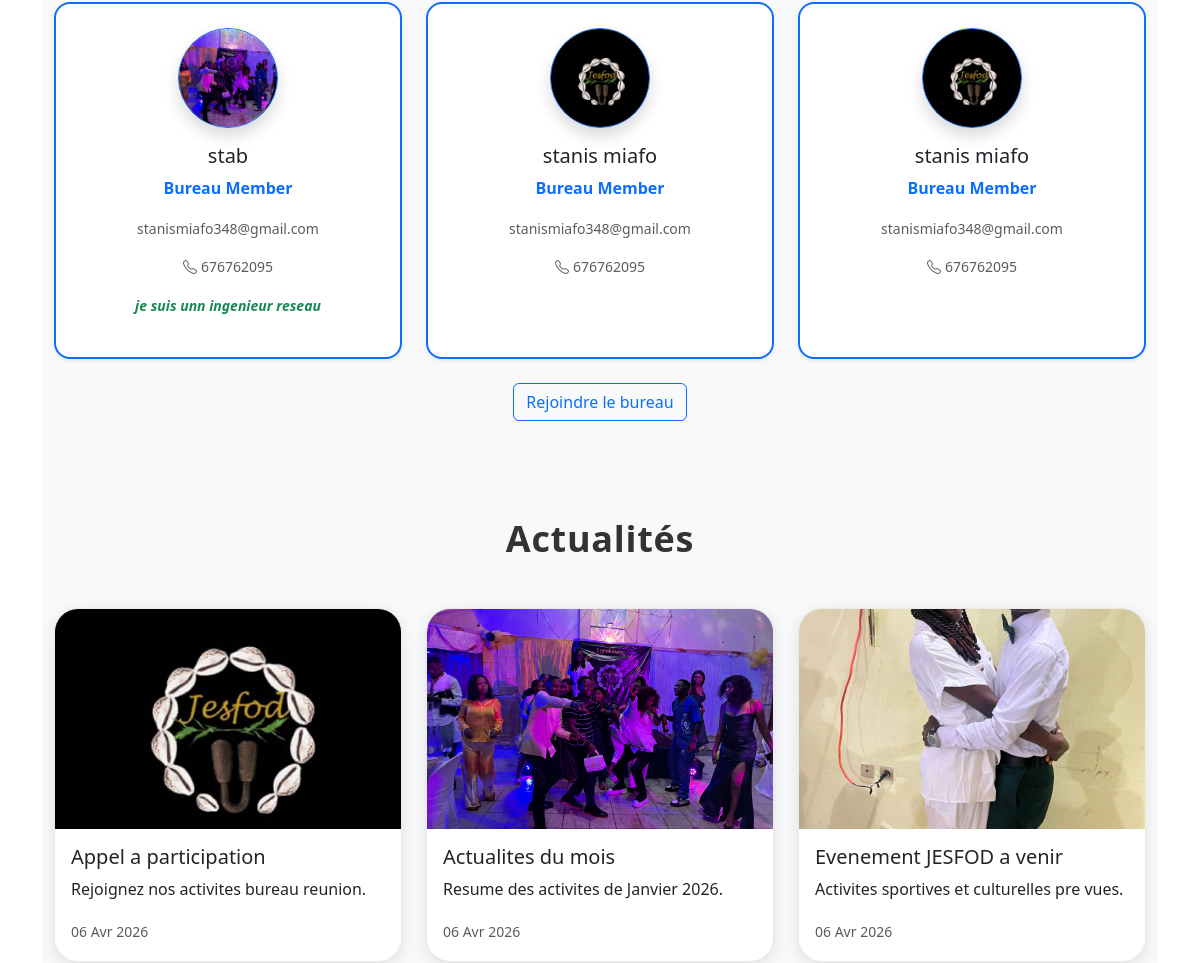
Before: / (middle part) with the older database file.
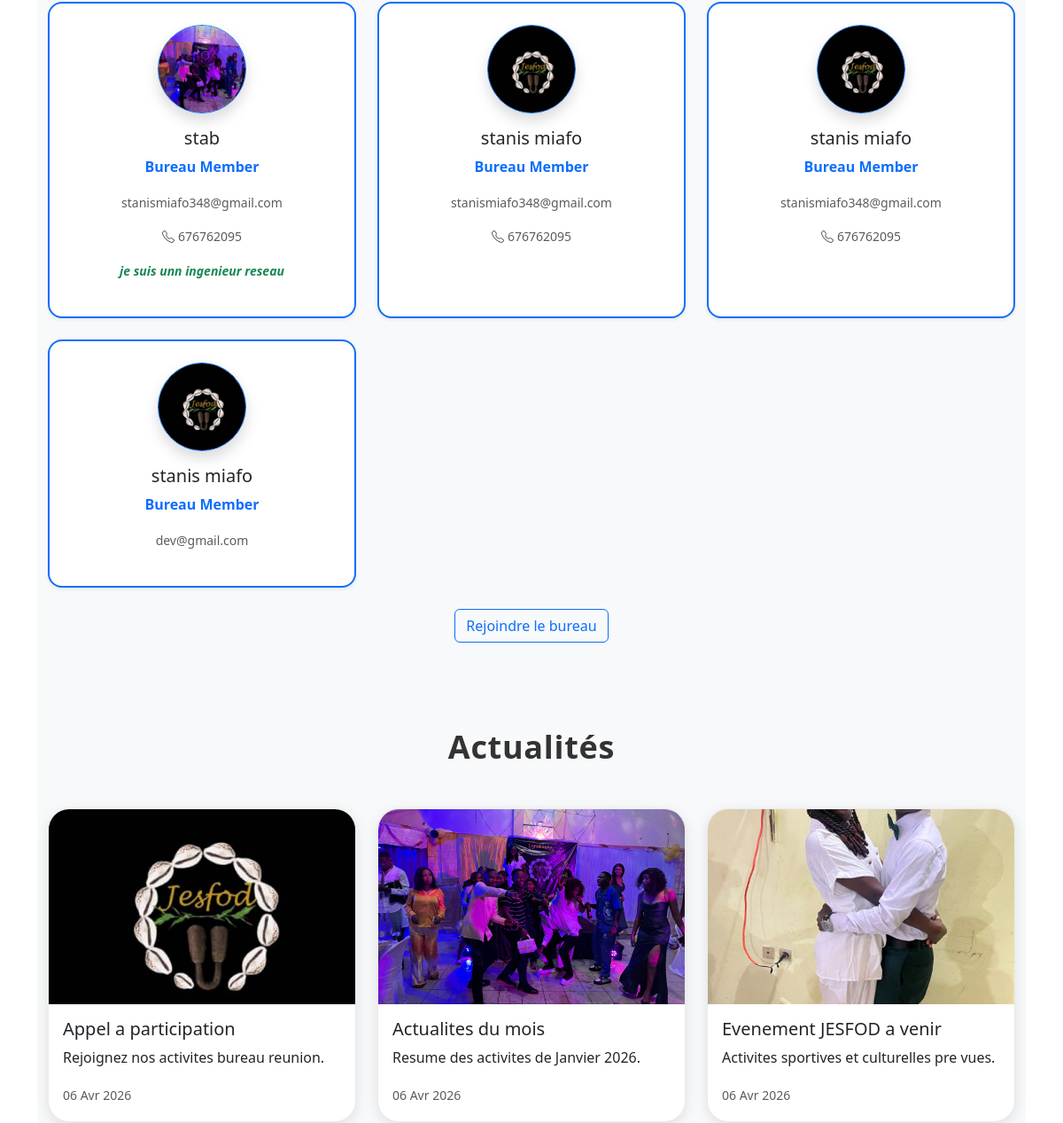
After: the same page with the newer database file.
### menber_JESFOD/models.py (models this page shows, shortened)
class Member(models.Model):
    ROLE_CHOICES = [
        ('bureau', 'Bureau Member'),
        ('reunion', 'Reunion Member'),
    ]
    SCHOOL_LEVEL_CHOICES = [
        ('primaire', 'Primaire'),
        ('college', 'Collège'),
        ('lycee', 'Lycée'),
        ('universite', 'Université'),
        ('master', 'Master'),
        ('doctorat', 'Doctorat'),
    ]
    user = models.OneToOneField(User, on_delete=models.CASCADE)
    name = models.CharField(max_length=100)
    email = models.EmailField()
    phone = models.CharField(max_length=20)
    address = models.TextField(blank=True)
    profile_photo = models.ImageField(upload_to='profiles/', blank=True, null=True)
    school_level = models.CharField(max_length=20, choices=SCHOOL_LEVEL_CHOICES, blank=True)
    role = models.CharField(max_length=10, choices=ROLE_CHOICES, default='reunion')
    is_certified = models.BooleanField(default=False)
    certification_date = models.DateTimeField(null=True, blank=True)
    activities = models.TextField(blank=True, help_text="Activités et responsabilités du membre")

class News(models.Model):
    title = models.CharField(max_length=200)
    content = models.TextField()
    image = models.ImageField(upload_to="news/", blank=True)
    created_by = models.ForeignKey(User, on_delete=models.CASCADE, related_name='member_news')
    created_date = models.DateTimeField(auto_now_add=True)
    is_published = models.BooleanField(default=True)
    class Meta:
        ordering = ['-created_date']

### menber_JESFOD/views_fixed.py (the view)
# urls.py: path('', home, name='home'),
def home(request):
    login_result = _handle_login(request)
    if login_result:
        return login_result
    member = None
    if request.user.is_authenticated:
        member, _ = Member.objects.get_or_create(user=request.user)
    bureau_members = Member.objects.filter(role='bureau')[:6]
    news = News.objects.filter(is_published=True)[:5]
    galleries = Gallery.objects.filter(is_published=True)[:5]
    return render(request, 'home.html', {
        'member': member,
        'bureau_members': bureau_members,
        'news': news,
        'galleries': galleries
    })

### menber_JESFOD/views_fixed.py (called while the page is built, shortened)
def _handle_login(request):
    if request.method != 'POST':
        return None

### JESFOD_PROJECT/templates/home.html (shortened to what this page needs)
{% extends 'base.html' %}
{% load static %}
{% block content %}
    <div class="container mt-5">
        <section id="bureau" class="py-5 bg-light">
          <div class="container">
            {% if bureau_members %}
            <div class="row g-4">
              {% for member in bureau_members %}
              <div class="col-lg-4 col-md-6">
                <div class="card h-100 shadow-sm border border-primary border-2 rounded-4">
                  <div class="card-body text-center p-4">
{% if member.profile_photo %}
  <img src="{{ member.profile_photo.url }}" alt="{{ member.name }} - {{ member.get_role_display }} JESFOD" class="rounded-circle mb-3 mx-auto shadow border border-primary" style="width: 100px; height: 100px; object-fit: cover; border-width: 3px;">
{% else %}
  <div class="avatar mb-3 mx-auto rounded-circle bg-primary text-white d-flex align-items-center justify-content-center" style="width: 100px; height: 100px; font-size: 1.5rem; border: 3px solid #0d6efd;">
    {{ member.name.0|upper }}
  </div>
{% endif %}
                    <h5 class="card-title">{{ member.name }}</h5>
                    <p class="card-text text-primary fw-bold">{{ member.get_role_display }}</p>
                    <p class="text-muted small">{{ member.email }}</p>
                    {% if member.phone %}
                    <p class="text-muted small"><i class="bi bi-telephone me-1"></i>{{ member.phone }}</p>
                    {% endif %}
                    {% if member.activities %}
                    <p class="text-success small fw-semibold fst-italic">{{ member.activities|truncatewords:10 }}</p>
                    {% endif %}
                  </div>
                </div>
              </div>
              {% endfor %}
            </div>
            {% else %}
            <div class="text-center">
              <p class="text-muted">Aucun membre de bureau enregistré pour le moment.</p>
            </div>
            {% endif %}
            <div class="text-center mt-4">
              <a href="{% url 'register' %}" class="btn btn-outline-primary">Rejoindre le bureau</a>
            </div>
          </div>
        </section>
        <section id="news" class="py-5 bg-light">
          <div class="container">
            <h2 class="section-title text-center mb-5">Actualités</h2>
            <div class="row g-4">
              {% for item in news %}
              <div class="col-md-4">
                <div class="card custom-card news-card h-100">
                  {% if item.image %}
                  <img src="{{ item.image.url }}" class="card-img-top" alt="Actualité {{ item.title }} JESFOD">
                  {% endif %}
                  <div class="card-body">
                    <h5 class="card-title">{{ item.title }}</h5>
                    <p class="card-text">{{ item.content|truncatechars:100 }}</p>
                    <small class="text-muted">{{ item.created_date|date:"d M Y" }}</small>
                  </div>
                </div>
              </div>
              {% empty %}
              <p class="text-center">Aucune actualité pour le moment.</p>
              {% endfor %}
            </div>
          </div>
        </section>
    </div>
{% endblock %}

### JESFOD_PROJECT/templates/base.html (shortened to what this page needs)
{% load static %}
<!DOCTYPE html>
<html lang="fr">
<head>
    <link href="https://cdn.jsdelivr.net/npm/bootstrap@5.3.3/dist/css/bootstrap.min.css" rel="stylesheet">
    <link href="https://cdn.jsdelivr.net/npm/bootstrap-icons@1.11.3/font/bootstrap-icons.css" rel="stylesheet">
    <link href="https://cdnjs.cloudflare.com/ajax/libs/animate.css/4.1.1/animate.min.css" rel="stylesheet">
    <link rel="stylesheet" href="{% static 'css/style.css' %}">
</head>
<body>
    <main class="pt-5">
        {% block content %}{% endblock %}
    </main>
</body>
</html>

### JESFOD_PROJECT/static/css/style.css (style rules this page uses)
:root { --primary-blue: #007BFF; --secondary-blue: #0056b3; --primary-green: #28a745; --secondary-green: #20c997; --light-blue: #e3f2fd; --light-green: #e9f7ef; --gray: #6c757d; --light-gray: #f8f9fa; --white: #ffffff; --dark: #343a40; }
body { font-family: 'Segoe UI', Tahoma, Geneva, Verdana, sans-serif; line-height: 1.6; color: #333; background-color: var(--white); }
.card { border: none; border-radius: 20px; overflow: hidden; transition: transform 0.3s ease; box-shadow: 0 4px 15px rgba(0,0,0,0.1); }
section { padding: 80px 0; }
.section-title { font-size: clamp(2rem, 3vw, 2.5rem); font-weight: 700; letter-spacing: 0.02em; }
.card.custom-card { border: 1px solid rgba(0, 0, 0, 0.08); border-radius: 24px; }
.news-card .card-img-top, .gallery-card .card-img-top { height: 220px; object-fit: cover; }

Changed rows visible on the page:
added Member: profile_photo (picture), name "stanis miafo", role "Bureau Member", email "dev@gmail.com"
